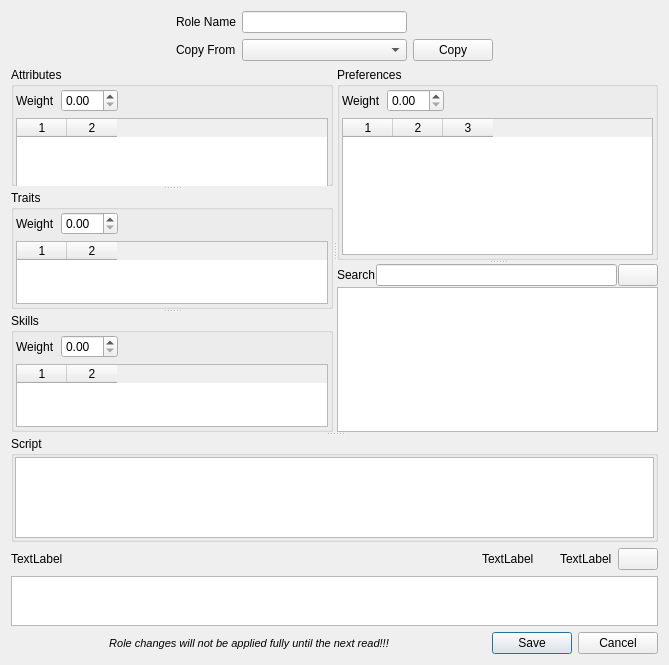
<?xml version="1.0" encoding="UTF-8"?>
<ui version="4.0">
 <class>roleDialog</class>
 <widget class="QDialog" name="roleDialog">
  <property name="geometry">
   <rect>
    <x>0</x>
    <y>0</y>
    <width>669</width>
    <height>665</height>
   </rect>
  </property>
  <property name="sizePolicy">
   <sizepolicy hsizetype="Expanding" vsizetype="Preferred">
    <horstretch>0</horstretch>
    <verstretch>0</verstretch>
   </sizepolicy>
  </property>
  <property name="windowTitle">
   <string>Custom Role</string>
  </property>
  <property name="windowIcon">
   <iconset resource="../resources.qrc">
    <normaloff>:/img/hammer.png</normaloff>:/img/hammer.png</iconset>
  </property>
  <layout class="QGridLayout" name="gridLayout_2">
   <item row="4" column="1">
    <widget class="QTextEdit" name="txt_status_tip">
     <property name="maximumSize">
      <size>
       <width>16777215</width>
       <height>50</height>
      </size>
     </property>
     <property name="readOnly">
      <bool>true</bool>
     </property>
    </widget>
   </item>
   <item row="5" column="1">
    <layout class="QHBoxLayout" name="horizontalLayout_5">
     <item>
      <spacer name="horizontalSpacer_10">
       <property name="orientation">
        <enum>Qt::Horizontal</enum>
       </property>
       <property name="sizeHint" stdset="0">
        <size>
         <width>40</width>
         <height>20</height>
        </size>
       </property>
      </spacer>
     </item>
     <item>
      <widget class="QLabel" name="label_2">
       <property name="font">
        <font>
         <pointsize>8</pointsize>
         <italic>true</italic>
        </font>
       </property>
       <property name="text">
        <string>Role changes will not be applied fully until the next read!!!</string>
       </property>
       <property name="textFormat">
        <enum>Qt::AutoText</enum>
       </property>
       <property name="alignment">
        <set>Qt::AlignCenter</set>
       </property>
      </widget>
     </item>
     <item>
      <spacer name="horizontalSpacer">
       <property name="orientation">
        <enum>Qt::Horizontal</enum>
       </property>
       <property name="sizeHint" stdset="0">
        <size>
         <width>40</width>
         <height>20</height>
        </size>
       </property>
      </spacer>
     </item>
     <item>
      <widget class="QPushButton" name="btn_save">
       <property name="text">
        <string>Save</string>
       </property>
      </widget>
     </item>
     <item>
      <widget class="QPushButton" name="btn_cancel">
       <property name="text">
        <string>Cancel</string>
       </property>
      </widget>
     </item>
    </layout>
   </item>
   <item row="3" column="1">
    <layout class="QHBoxLayout" name="horizontalLayout">
     <item>
      <widget class="QLabel" name="lbl_name">
       <property name="statusTip">
        <string>Select another dwarf to compare.</string>
       </property>
       <property name="text">
        <string>TextLabel</string>
       </property>
      </widget>
     </item>
     <item>
      <spacer name="horizontalSpacer_8">
       <property name="orientation">
        <enum>Qt::Horizontal</enum>
       </property>
       <property name="sizeHint" stdset="0">
        <size>
         <width>40</width>
         <height>20</height>
        </size>
       </property>
      </spacer>
     </item>
     <item>
      <widget class="QLabel" name="lbl_current">
       <property name="statusTip">
        <string>This is the current rating for this role. Note that this value is prior to comparison with the other dwarves.</string>
       </property>
       <property name="text">
        <string>TextLabel</string>
       </property>
      </widget>
     </item>
     <item>
      <spacer name="horizontalSpacer_9">
       <property name="orientation">
        <enum>Qt::Horizontal</enum>
       </property>
       <property name="sizeType">
        <enum>QSizePolicy::Fixed</enum>
       </property>
       <property name="sizeHint" stdset="0">
        <size>
         <width>20</width>
         <height>20</height>
        </size>
       </property>
      </spacer>
     </item>
     <item>
      <widget class="QLabel" name="lbl_new">
       <property name="statusTip">
        <string>This is the new rating for this role. Note that this value is prior to comparison with the other dwarves.</string>
       </property>
       <property name="text">
        <string>TextLabel</string>
       </property>
      </widget>
     </item>
     <item>
      <widget class="QPushButton" name="btnRefreshRatings">
       <property name="sizePolicy">
        <sizepolicy hsizetype="Fixed" vsizetype="Fixed">
         <horstretch>0</horstretch>
         <verstretch>0</verstretch>
        </sizepolicy>
       </property>
       <property name="text">
        <string/>
       </property>
       <property name="icon">
        <iconset resource="../resources.qrc">
         <normaloff>:/img/refresh.png</normaloff>:/img/refresh.png</iconset>
       </property>
      </widget>
     </item>
    </layout>
   </item>
   <item row="0" column="1">
    <layout class="QGridLayout" name="gridLayout">
     <item row="1" column="1">
      <widget class="QLabel" name="label">
       <property name="text">
        <string>Copy From</string>
       </property>
      </widget>
     </item>
     <item row="0" column="1">
      <widget class="QLabel" name="lbl_role_name">
       <property name="text">
        <string>Role Name</string>
       </property>
      </widget>
     </item>
     <item row="0" column="2">
      <widget class="QLineEdit" name="le_role_name">
       <property name="toolTip">
        <string>The name of the role.</string>
       </property>
       <property name="statusTip">
        <string>Creating a custom role with the same name as a default role will override it in the default Roles view.</string>
       </property>
      </widget>
     </item>
     <item row="1" column="2">
      <widget class="QComboBox" name="cmb_copy">
       <property name="toolTip">
        <string>Target role to copy.</string>
       </property>
       <property name="statusTip">
        <string>Target role to copy.</string>
       </property>
      </widget>
     </item>
     <item row="1" column="3">
      <widget class="QPushButton" name="btn_copy">
       <property name="toolTip">
        <string>Copy the selected role.</string>
       </property>
       <property name="statusTip">
        <string>Copies all weights and aspects from the selected role.</string>
       </property>
       <property name="text">
        <string>Copy</string>
       </property>
      </widget>
     </item>
     <item row="1" column="4">
      <spacer name="horizontalSpacer_3">
       <property name="orientation">
        <enum>Qt::Horizontal</enum>
       </property>
       <property name="sizeHint" stdset="0">
        <size>
         <width>40</width>
         <height>20</height>
        </size>
       </property>
      </spacer>
     </item>
     <item row="1" column="0">
      <spacer name="horizontalSpacer_4">
       <property name="orientation">
        <enum>Qt::Horizontal</enum>
       </property>
       <property name="sizeHint" stdset="0">
        <size>
         <width>40</width>
         <height>20</height>
        </size>
       </property>
      </spacer>
     </item>
    </layout>
   </item>
   <item row="1" column="1">
    <widget class="QSplitter" name="splitter_main">
     <property name="sizePolicy">
      <sizepolicy hsizetype="Preferred" vsizetype="Expanding">
       <horstretch>0</horstretch>
       <verstretch>0</verstretch>
      </sizepolicy>
     </property>
     <property name="minimumSize">
      <size>
       <width>0</width>
       <height>0</height>
      </size>
     </property>
     <property name="orientation">
      <enum>Qt::Vertical</enum>
     </property>
     <property name="childrenCollapsible">
      <bool>false</bool>
     </property>
     <widget class="QSplitter" name="splitter_aspects_main">
      <property name="sizePolicy">
       <sizepolicy hsizetype="Expanding" vsizetype="Ignored">
        <horstretch>0</horstretch>
        <verstretch>0</verstretch>
       </sizepolicy>
      </property>
      <property name="minimumSize">
       <size>
        <width>0</width>
        <height>50</height>
       </size>
      </property>
      <property name="orientation">
       <enum>Qt::Horizontal</enum>
      </property>
      <property name="handleWidth">
       <number>4</number>
      </property>
      <property name="childrenCollapsible">
       <bool>false</bool>
      </property>
      <widget class="QSplitter" name="splitter_aspects_left">
       <property name="orientation">
        <enum>Qt::Vertical</enum>
       </property>
       <property name="handleWidth">
        <number>4</number>
       </property>
       <property name="childrenCollapsible">
        <bool>false</bool>
       </property>
       <widget class="QGroupBox" name="gb_attributes">
        <property name="sizePolicy">
         <sizepolicy hsizetype="Ignored" vsizetype="Preferred">
          <horstretch>0</horstretch>
          <verstretch>0</verstretch>
         </sizepolicy>
        </property>
        <property name="minimumSize">
         <size>
          <width>50</width>
          <height>10</height>
         </size>
        </property>
        <property name="maximumSize">
         <size>
          <width>16777215</width>
          <height>16777215</height>
         </size>
        </property>
        <property name="title">
         <string>Attributes</string>
        </property>
        <layout class="QVBoxLayout" name="verticalLayout_6">
         <property name="leftMargin">
          <number>2</number>
         </property>
         <property name="topMargin">
          <number>2</number>
         </property>
         <property name="rightMargin">
          <number>2</number>
         </property>
         <property name="bottomMargin">
          <number>2</number>
         </property>
         <item>
          <layout class="QHBoxLayout" name="horizontalLayout_3">
           <item>
            <widget class="QLabel" name="lbl_attributes_weight">
             <property name="text">
              <string>Weight</string>
             </property>
            </widget>
           </item>
           <item>
            <widget class="QDoubleSpinBox" name="dsb_attributes_weight">
             <property name="toolTip">
              <string>Attributes weight.</string>
             </property>
             <property name="statusTip">
              <string>This weight is the importance of attributes relative to traits and skills. A higher weight gives more value. Leave at 0 to use default values.</string>
             </property>
             <property name="singleStep">
              <double>0.250000000000000</double>
             </property>
             <property name="value">
              <double>0.000000000000000</double>
             </property>
            </widget>
           </item>
           <item>
            <spacer name="horizontalSpacer_5">
             <property name="orientation">
              <enum>Qt::Horizontal</enum>
             </property>
             <property name="sizeHint" stdset="0">
              <size>
               <width>40</width>
               <height>20</height>
              </size>
             </property>
            </spacer>
           </item>
          </layout>
         </item>
         <item>
          <widget class="QTableWidget" name="tw_attributes">
           <property name="sizePolicy">
            <sizepolicy hsizetype="Expanding" vsizetype="Expanding">
             <horstretch>0</horstretch>
             <verstretch>0</verstretch>
            </sizepolicy>
           </property>
           <property name="minimumSize">
            <size>
             <width>0</width>
             <height>100</height>
            </size>
           </property>
           <property name="contextMenuPolicy">
            <enum>Qt::CustomContextMenu</enum>
           </property>
           <property name="toolTip">
            <string>Right click for options.</string>
           </property>
           <property name="statusTip">
            <string>Right click to add/remove skills.</string>
           </property>
           <property name="alternatingRowColors">
            <bool>true</bool>
           </property>
           <property name="columnCount">
            <number>2</number>
           </property>
           <attribute name="horizontalHeaderDefaultSectionSize">
            <number>50</number>
           </attribute>
           <attribute name="horizontalHeaderShowSortIndicator" stdset="0">
            <bool>true</bool>
           </attribute>
           <attribute name="horizontalHeaderStretchLastSection">
            <bool>false</bool>
           </attribute>
           <column/>
           <column/>
          </widget>
         </item>
        </layout>
       </widget>
       <widget class="QGroupBox" name="gb_traits">
        <property name="sizePolicy">
         <sizepolicy hsizetype="Ignored" vsizetype="Preferred">
          <horstretch>0</horstretch>
          <verstretch>0</verstretch>
         </sizepolicy>
        </property>
        <property name="minimumSize">
         <size>
          <width>50</width>
          <height>10</height>
         </size>
        </property>
        <property name="maximumSize">
         <size>
          <width>16777215</width>
          <height>16777215</height>
         </size>
        </property>
        <property name="title">
         <string>Traits</string>
        </property>
        <layout class="QVBoxLayout" name="verticalLayout_5">
         <property name="leftMargin">
          <number>2</number>
         </property>
         <property name="topMargin">
          <number>2</number>
         </property>
         <property name="rightMargin">
          <number>2</number>
         </property>
         <property name="bottomMargin">
          <number>2</number>
         </property>
         <item>
          <layout class="QHBoxLayout" name="horizontalLayout_7">
           <item>
            <widget class="QLabel" name="lbl_attributes_weight_3">
             <property name="text">
              <string>Weight</string>
             </property>
            </widget>
           </item>
           <item>
            <widget class="QDoubleSpinBox" name="dsb_traits_weight">
             <property name="toolTip">
              <string>Traits weight.</string>
             </property>
             <property name="statusTip">
              <string>This weight is the importance of traits relative to attributes and skills. A higher weight gives more value. Leave at 0 to use default values.</string>
             </property>
             <property name="singleStep">
              <double>0.250000000000000</double>
             </property>
             <property name="value">
              <double>0.000000000000000</double>
             </property>
            </widget>
           </item>
           <item>
            <spacer name="horizontalSpacer_6">
             <property name="orientation">
              <enum>Qt::Horizontal</enum>
             </property>
             <property name="sizeHint" stdset="0">
              <size>
               <width>40</width>
               <height>20</height>
              </size>
             </property>
            </spacer>
           </item>
          </layout>
         </item>
         <item>
          <widget class="QTableWidget" name="tw_traits">
           <property name="sizePolicy">
            <sizepolicy hsizetype="Expanding" vsizetype="Expanding">
             <horstretch>0</horstretch>
             <verstretch>0</verstretch>
            </sizepolicy>
           </property>
           <property name="contextMenuPolicy">
            <enum>Qt::CustomContextMenu</enum>
           </property>
           <property name="toolTip">
            <string>Right click for options.</string>
           </property>
           <property name="statusTip">
            <string>Right click to add/remove skills.</string>
           </property>
           <property name="alternatingRowColors">
            <bool>true</bool>
           </property>
           <property name="columnCount">
            <number>2</number>
           </property>
           <attribute name="horizontalHeaderDefaultSectionSize">
            <number>50</number>
           </attribute>
           <attribute name="horizontalHeaderShowSortIndicator" stdset="0">
            <bool>true</bool>
           </attribute>
           <attribute name="horizontalHeaderStretchLastSection">
            <bool>false</bool>
           </attribute>
           <column/>
           <column/>
          </widget>
         </item>
        </layout>
       </widget>
       <widget class="QGroupBox" name="gb_skills">
        <property name="sizePolicy">
         <sizepolicy hsizetype="Ignored" vsizetype="Preferred">
          <horstretch>0</horstretch>
          <verstretch>0</verstretch>
         </sizepolicy>
        </property>
        <property name="minimumSize">
         <size>
          <width>50</width>
          <height>10</height>
         </size>
        </property>
        <property name="maximumSize">
         <size>
          <width>16777215</width>
          <height>16777215</height>
         </size>
        </property>
        <property name="title">
         <string>Skills</string>
        </property>
        <layout class="QVBoxLayout" name="verticalLayout_2">
         <property name="leftMargin">
          <number>2</number>
         </property>
         <property name="topMargin">
          <number>2</number>
         </property>
         <property name="rightMargin">
          <number>2</number>
         </property>
         <property name="bottomMargin">
          <number>2</number>
         </property>
         <item>
          <layout class="QHBoxLayout" name="horizontalLayout_9">
           <item>
            <widget class="QLabel" name="lbl_attributes_weight_4">
             <property name="text">
              <string>Weight</string>
             </property>
            </widget>
           </item>
           <item>
            <widget class="QDoubleSpinBox" name="dsb_skills_weight">
             <property name="toolTip">
              <string>Skills weight.</string>
             </property>
             <property name="statusTip">
              <string>This weight is the importance of skills relative to traits and attributes. A higher weight gives more value. Leave at 0 to use default values.</string>
             </property>
             <property name="singleStep">
              <double>0.250000000000000</double>
             </property>
             <property name="value">
              <double>0.000000000000000</double>
             </property>
            </widget>
           </item>
           <item>
            <spacer name="horizontalSpacer_7">
             <property name="orientation">
              <enum>Qt::Horizontal</enum>
             </property>
             <property name="sizeHint" stdset="0">
              <size>
               <width>40</width>
               <height>20</height>
              </size>
             </property>
            </spacer>
           </item>
          </layout>
         </item>
         <item>
          <widget class="QTableWidget" name="tw_skills">
           <property name="sizePolicy">
            <sizepolicy hsizetype="Expanding" vsizetype="Expanding">
             <horstretch>0</horstretch>
             <verstretch>0</verstretch>
            </sizepolicy>
           </property>
           <property name="contextMenuPolicy">
            <enum>Qt::CustomContextMenu</enum>
           </property>
           <property name="toolTip">
            <string>Right click for options.</string>
           </property>
           <property name="statusTip">
            <string>Right click to add/remove skills.</string>
           </property>
           <property name="alternatingRowColors">
            <bool>true</bool>
           </property>
           <property name="columnCount">
            <number>2</number>
           </property>
           <attribute name="horizontalHeaderDefaultSectionSize">
            <number>50</number>
           </attribute>
           <attribute name="horizontalHeaderShowSortIndicator" stdset="0">
            <bool>true</bool>
           </attribute>
           <attribute name="horizontalHeaderStretchLastSection">
            <bool>false</bool>
           </attribute>
           <column/>
           <column/>
          </widget>
         </item>
        </layout>
       </widget>
      </widget>
      <widget class="QSplitter" name="splitter_prefs">
       <property name="orientation">
        <enum>Qt::Vertical</enum>
       </property>
       <property name="handleWidth">
        <number>4</number>
       </property>
       <property name="childrenCollapsible">
        <bool>false</bool>
       </property>
       <widget class="QGroupBox" name="gb_prefs">
        <property name="sizePolicy">
         <sizepolicy hsizetype="Preferred" vsizetype="Ignored">
          <horstretch>0</horstretch>
          <verstretch>0</verstretch>
         </sizepolicy>
        </property>
        <property name="minimumSize">
         <size>
          <width>0</width>
          <height>10</height>
         </size>
        </property>
        <property name="title">
         <string>Preferences</string>
        </property>
        <layout class="QVBoxLayout" name="verticalLayout_4">
         <property name="leftMargin">
          <number>2</number>
         </property>
         <property name="topMargin">
          <number>2</number>
         </property>
         <property name="rightMargin">
          <number>2</number>
         </property>
         <property name="bottomMargin">
          <number>2</number>
         </property>
         <item>
          <layout class="QHBoxLayout" name="horizontalLayout_6">
           <item>
            <widget class="QLabel" name="lbl_attributes_weight_5">
             <property name="text">
              <string>Weight</string>
             </property>
            </widget>
           </item>
           <item>
            <widget class="QDoubleSpinBox" name="dsb_prefs_weight">
             <property name="toolTip">
              <string>Skills weight.</string>
             </property>
             <property name="statusTip">
              <string>This weight is the importance of preferences relative to traits and attributes. A higher weight gives more value. Leave at 0 to use default values.</string>
             </property>
             <property name="singleStep">
              <double>0.250000000000000</double>
             </property>
             <property name="value">
              <double>0.000000000000000</double>
             </property>
            </widget>
           </item>
           <item>
            <spacer name="horizontalSpacer_2">
             <property name="orientation">
              <enum>Qt::Horizontal</enum>
             </property>
             <property name="sizeHint" stdset="0">
              <size>
               <width>40</width>
               <height>20</height>
              </size>
             </property>
            </spacer>
           </item>
          </layout>
         </item>
         <item>
          <widget class="QTableWidget" name="tw_prefs">
           <property name="sizePolicy">
            <sizepolicy hsizetype="Expanding" vsizetype="Expanding">
             <horstretch>0</horstretch>
             <verstretch>0</verstretch>
            </sizepolicy>
           </property>
           <property name="contextMenuPolicy">
            <enum>Qt::CustomContextMenu</enum>
           </property>
           <property name="toolTip">
            <string>Right click for options.</string>
           </property>
           <property name="statusTip">
            <string>Right click to remove preferences.</string>
           </property>
           <property name="alternatingRowColors">
            <bool>true</bool>
           </property>
           <property name="columnCount">
            <number>3</number>
           </property>
           <attribute name="horizontalHeaderDefaultSectionSize">
            <number>50</number>
           </attribute>
           <attribute name="horizontalHeaderShowSortIndicator" stdset="0">
            <bool>true</bool>
           </attribute>
           <attribute name="horizontalHeaderStretchLastSection">
            <bool>false</bool>
           </attribute>
           <column/>
           <column/>
           <column/>
          </widget>
         </item>
        </layout>
       </widget>
       <widget class="QWidget" name="verticalLayoutWidget">
        <layout class="QVBoxLayout" name="verticalLayout">
         <property name="spacing">
          <number>1</number>
         </property>
         <item>
          <layout class="QHBoxLayout" name="horizontalLayout_8">
           <item>
            <widget class="QLabel" name="lbl_search">
             <property name="text">
              <string>Search</string>
             </property>
            </widget>
           </item>
           <item>
            <widget class="QLineEdit" name="le_search"/>
           </item>
           <item>
            <widget class="QPushButton" name="btnCloseSearch">
             <property name="text">
              <string/>
             </property>
             <property name="icon">
              <iconset resource="../resources.qrc">
               <normaloff>:/img/cross.png</normaloff>:/img/cross.png</iconset>
             </property>
            </widget>
           </item>
          </layout>
         </item>
         <item>
          <widget class="QTreeWidget" name="treePrefs">
           <property name="sizePolicy">
            <sizepolicy hsizetype="Expanding" vsizetype="Expanding">
             <horstretch>0</horstretch>
             <verstretch>0</verstretch>
            </sizepolicy>
           </property>
           <property name="editTriggers">
            <set>QAbstractItemView::NoEditTriggers</set>
           </property>
           <property name="showDropIndicator" stdset="0">
            <bool>false</bool>
           </property>
           <attribute name="headerVisible">
            <bool>false</bool>
           </attribute>
           <attribute name="headerCascadingSectionResizes">
            <bool>true</bool>
           </attribute>
           <attribute name="headerShowSortIndicator" stdset="0">
            <bool>true</bool>
           </attribute>
           <column>
            <property name="text">
             <string notr="true">1</string>
            </property>
           </column>
          </widget>
         </item>
        </layout>
       </widget>
      </widget>
     </widget>
     <widget class="QGroupBox" name="grp_script">
      <property name="sizePolicy">
       <sizepolicy hsizetype="Preferred" vsizetype="Ignored">
        <horstretch>0</horstretch>
        <verstretch>0</verstretch>
       </sizepolicy>
      </property>
      <property name="minimumSize">
       <size>
        <width>0</width>
        <height>20</height>
       </size>
      </property>
      <property name="statusTip">
       <string/>
      </property>
      <property name="title">
       <string>Script</string>
      </property>
      <layout class="QVBoxLayout" name="verticalLayout_3">
       <property name="spacing">
        <number>1</number>
       </property>
       <property name="leftMargin">
        <number>1</number>
       </property>
       <property name="topMargin">
        <number>1</number>
       </property>
       <property name="rightMargin">
        <number>1</number>
       </property>
       <property name="bottomMargin">
        <number>1</number>
       </property>
       <item>
        <widget class="QTextEdit" name="te_script">
         <property name="sizePolicy">
          <sizepolicy hsizetype="Expanding" vsizetype="Expanding">
           <horstretch>0</horstretch>
           <verstretch>0</verstretch>
          </sizepolicy>
         </property>
         <property name="statusTip">
          <string>&lt;b&gt;&lt;font color=red&gt;WARNING: Any script set will be used in place of any attributes, skills, traits or preferences specified!!!&lt;/font&gt;&lt;/b&gt;</string>
         </property>
         <property name="whatsThis">
          <string>&lt;b&gt;&lt;font color=red&gt;WARNING: Any script set will be used in place of any attributes, skills, traits or preferences specified!!!&lt;/font&gt;&lt;/b&gt;</string>
         </property>
         <property name="acceptRichText">
          <bool>false</bool>
         </property>
        </widget>
       </item>
      </layout>
     </widget>
    </widget>
   </item>
  </layout>
 </widget>
 <resources>
  <include location="../resources.qrc"/>
 </resources>
 <connections/>
</ui>
